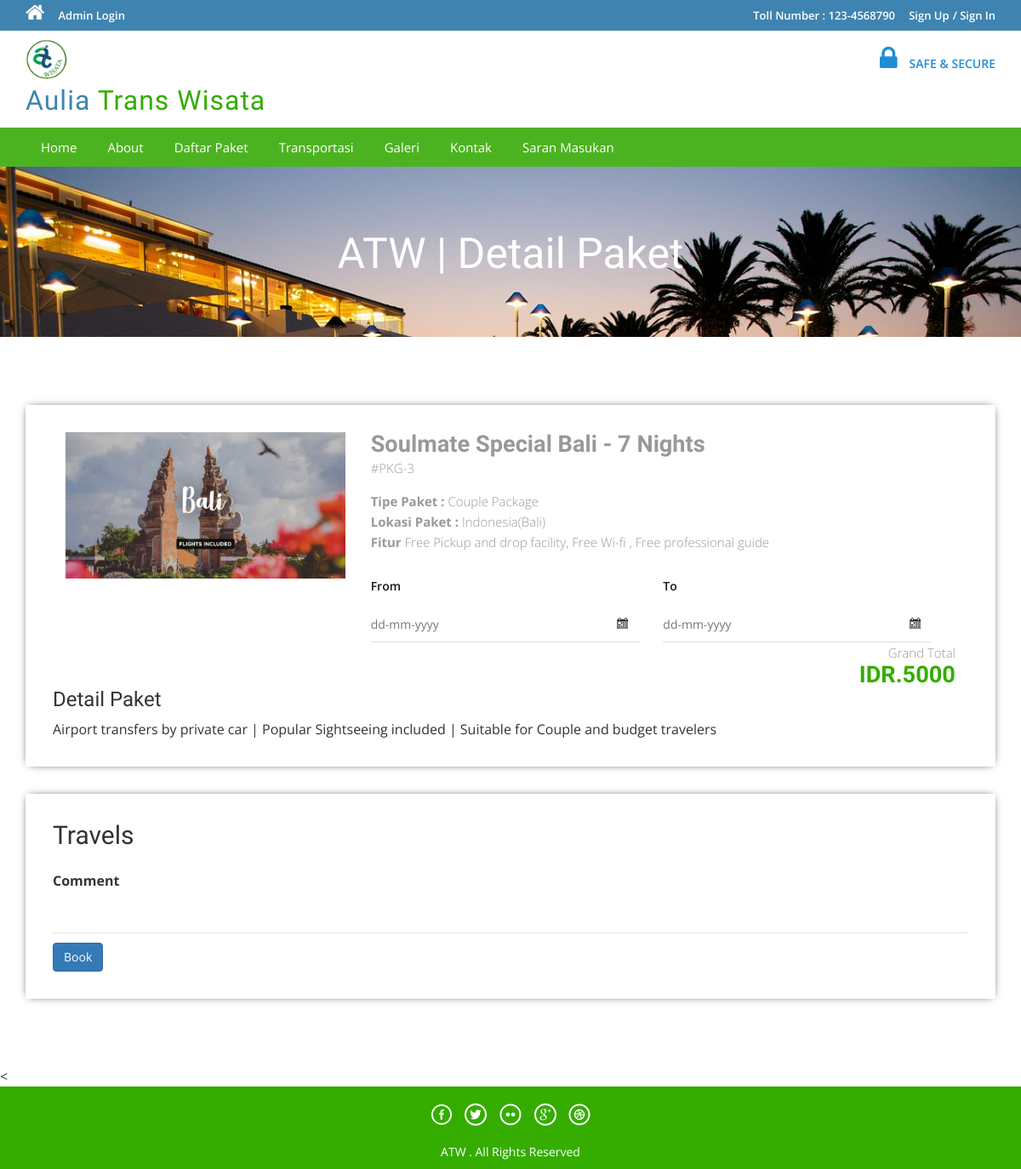
The page /package-details.php?pkgid=3 on the database as committed earlier.
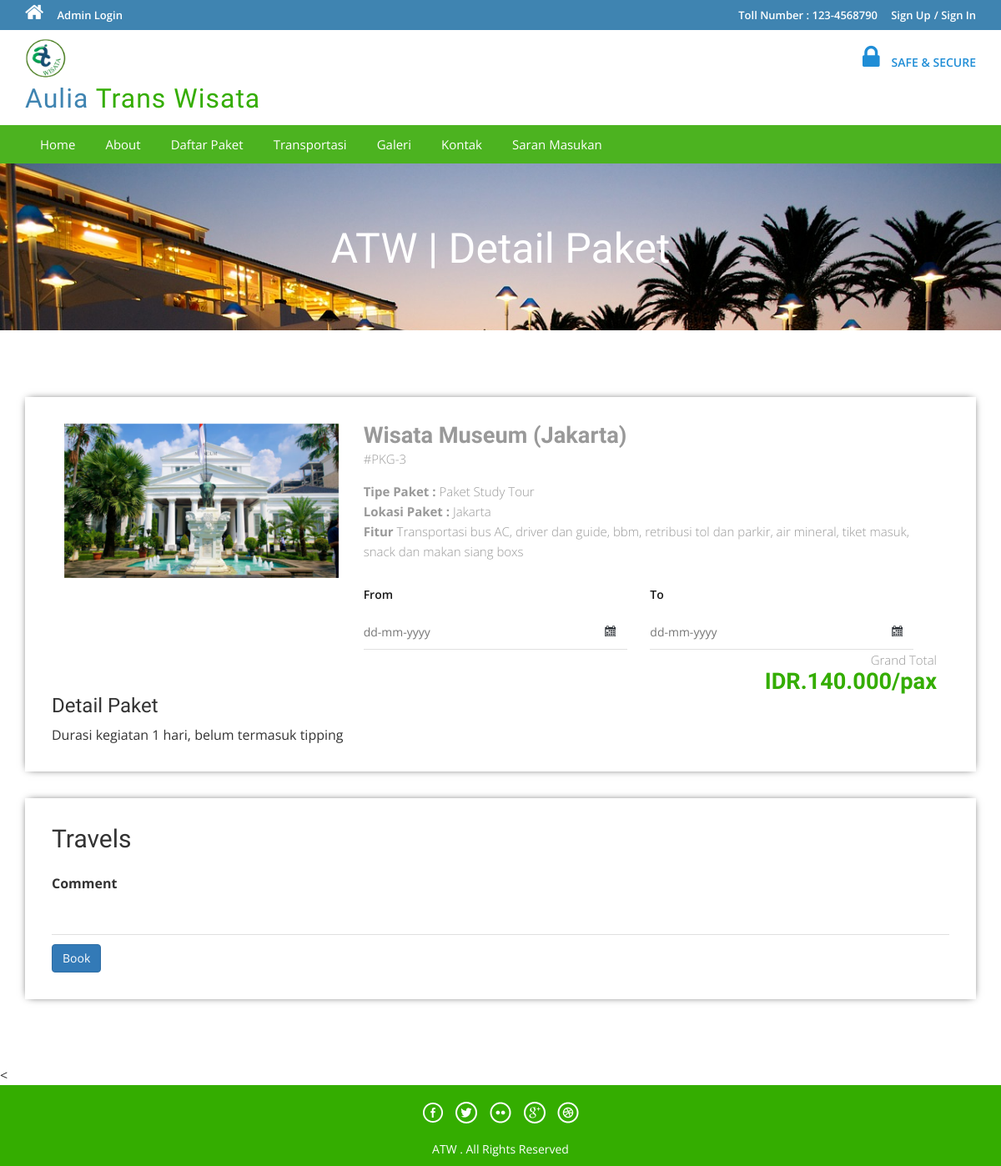
The same page on the database as committed later.
### tables this page shows
CREATE TABLE `tbltourpackages` (
  `PackageId` int(11) NOT NULL,
  `PackageName` varchar(200) DEFAULT NULL,
  `PackageType` varchar(150) DEFAULT NULL,
  `PackageLocation` varchar(100) DEFAULT NULL,
  `PackagePrice` varchar(255) DEFAULT NULL,
  `PackageFetures` varchar(255) DEFAULT NULL,
  `PackageDetails` mediumtext DEFAULT NULL,
  `PackageImage` varchar(100) DEFAULT NULL,
  `Creationdate` timestamp NULL DEFAULT current_timestamp(),
  `UpdationDate` timestamp NULL DEFAULT NULL ON UPDATE current_timestamp()
);

### package-details.php (the view, shortened to what this page needs)
<?php
include('includes/config.php');
?>
<!DOCTYPE HTML>
<html>
<head>
<link href="css/bootstrap.css" rel='stylesheet' type='text/css' />
<link href="css/style.css" rel='stylesheet' type='text/css' />
<link href="css/font-awesome.css" rel="stylesheet">
<link href="css/animate.css" rel="stylesheet" type="text/css" media="all">
<link rel="stylesheet" href="css/jquery-ui.css" />
</head>
<body>
<?php include('includes/header.php');?>
<div class="banner-3">
	<div class="container">
		<h1 class="wow zoomIn animated animated" data-wow-delay=".5s" style="visibility: visible; animation-delay: 0.5s; animation-name: zoomIn;">ATW | Detail Paket</h1>
	</div>
</div>
<div class="selectroom">
	<div class="container">
<?php
$pid=intval($_GET['pkgid']);
$sql = "SELECT * from tbltourpackages where PackageId=:pid";
$query = $dbh->prepare($sql);
$query -> bindParam(':pid', $pid, PDO::PARAM_STR);
$query->execute();
$results=$query->fetchAll(PDO::FETCH_OBJ);
if($query->rowCount() > 0)
{
foreach($results as $result)
{	?>
<form name="book" method="post">
		<div class="selectroom_top">
			<div class="col-md-4 selectroom_left wow fadeInLeft animated" data-wow-delay=".5s">
				<img src="admin/pacakgeimages/<?php echo htmlentities($result->PackageImage);?>" class="img-responsive" alt="">
			</div>
			<div class="col-md-8 selectroom_right wow fadeInRight animated" data-wow-delay=".5s">
				<h2><?php echo htmlentities($result->PackageName);?></h2>
				<p class="dow">#PKG-<?php echo htmlentities($result->PackageId);?></p>
				<p><b>Tipe Paket :</b> <?php echo htmlentities($result->PackageType);?></p>
				<p><b>Lokasi Paket :</b> <?php echo htmlentities($result->PackageLocation);?></p>
					<p><b>Fitur</b> <?php echo htmlentities($result->PackageFetures);?></p>
					<div class="ban-bottom">
				<div class="bnr-right">
				<label class="inputLabel">From</label>
				<input class="date" id="datepicker" type="text" placeholder="dd-mm-yyyy"  name="fromdate" required="">
			</div>
			<div class="bnr-right">
				<label class="inputLabel">To</label>
				<input class="date" id="datepicker1" type="text" placeholder="dd-mm-yyyy" name="todate" required="">
			</div>
			</div>
				<div class="grand">
					<p>Grand Total</p>
					<h3>IDR.<?php echo htmlentities($result->PackagePrice)?></h3>
				</div>
			</div>
		<h3>Detail Paket</h3>
				<p style="padding-top: 1%"><?php echo htmlentities($result->PackageDetails);?> </p>
		</div>
		<div class="selectroom_top">
			<h2>Travels</h2>
			<div class="selectroom-info animated wow fadeInUp animated" data-wow-duration="1200ms" data-wow-delay="500ms" style="visibility: visible; animation-duration: 1200ms; animation-delay: 500ms; animation-name: fadeInUp; margin-top: -70px">
				<ul>
					<li class="spe">
						<label class="inputLabel">Comment</label>
						<input class="special" type="text" name="comment" required="">
					</li>
					<?php if($_SESSION['login'])
					{?>
						<li class="spe" text-align="center">
					<button type="submit" name="submit2" class="btn-primary btn">Book</button>
						</li>
						<?php } else {?>
							<li class="sigi" text-align="center" style="margin-top: 1%">
							<a href="#" data-toggle="modal" data-target="#myModal4" class="btn-primary btn" > Book</a></li>
							<?php } ?>
				</ul>
			</div>
		</div>
		</form>
<?php }} ?>
	</div>
</div>
<
<?php include('includes/footer.php');?>
</body>
</html>

Rows that differ between the two databases and show on the page:
changed tbltourpackages id 3: PackageImage: a different picture; PackageName "Soulmate Special Bali - 7 Nights" → "Wisata Museum (Jakarta)"; PackageType "Couple Package" → "Paket Study Tour"; PackageLocation "Indonesia(Bali)" → "Jakarta"; PackageFetures "Free Pickup and drop facility, Free Wi-fi , Free professional guide" → "Transportasi bus AC, driver dan guide, bbm, retribusi tol dan parkir, air mineral, tiket masuk, snack dan makan siang boxs"; PackagePrice "5000" → "140.000/pax"; PackageDetails "Airport transfers by private car | Popular Sightseeing included | Suitable for Couple and budget travelers" → "Durasi kegiatan 1 hari, belum termasuk tipping"
